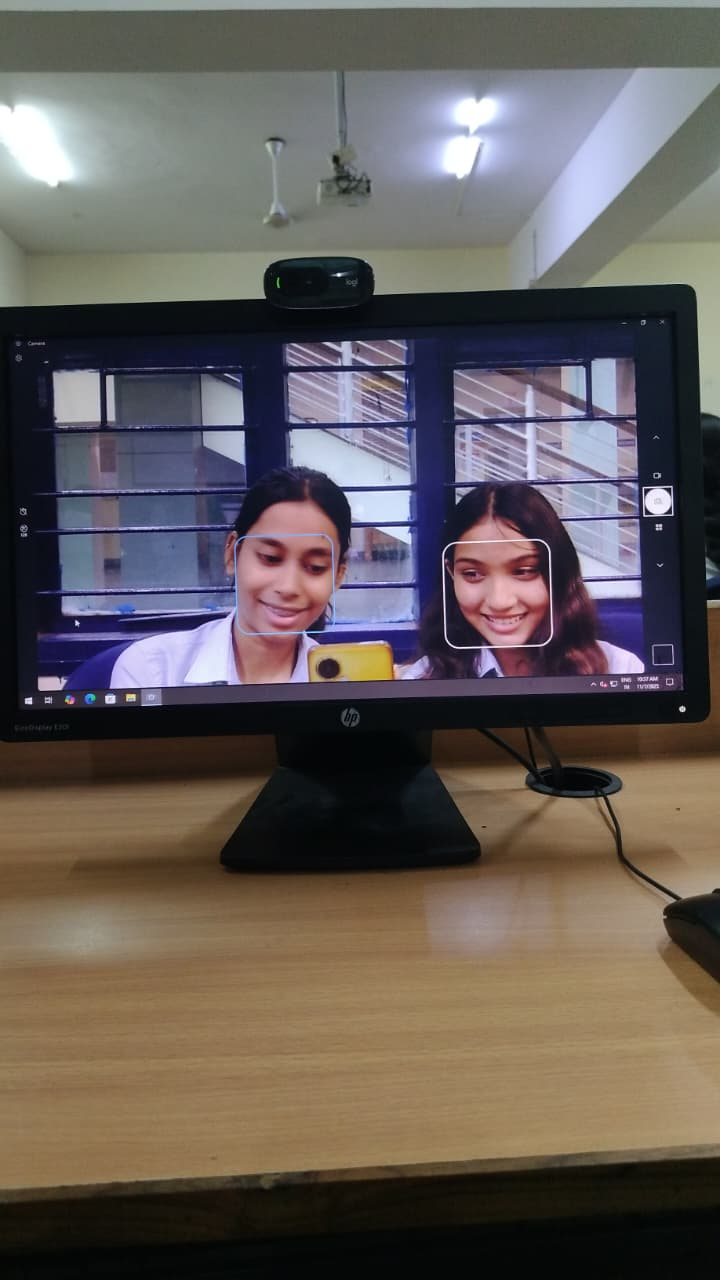
#> input picture uploads/WhatsApp Image 2025-12-03 at 23.41.46.jpeg, 720 x 1280 px, given in place of the camera
$ python capture_images.py 'uploads/WhatsApp Image 2025-12-03 at 23.41.46.jpeg' 'uploads/WhatsApp Image 2025-12-03 at 23.41.46.jpeg'
#> lines starting #> are read from the running program, lines starting #| are printed output that depends on the picture; after the words box and inside, x2 and y2 are one past the last pixel; in counts of white or black regions, pixels touching at a corner belong together
# capture_images.py
import cv2
import os
import sys
from datetime import datetime

if len(sys.argv) < 3:
    print("Usage: python capture_images.py <student_id> <student_name>")
    sys.exit(1)

student_id = sys.argv[1].strip()
student_name = sys.argv[2].strip().replace(" ", "_")  # keep folder safe

dataset_root = "dataset"
folder = os.path.join(dataset_root, f"{student_id}_{student_name}")
os.makedirs(folder, exist_ok=True)

haar_path = "haarcascades/haarcascade_frontalface_default.xml"
face_cascade = cv2.CascadeClassifier(haar_path)
if face_cascade.empty():
    print("❌ Could not load Haar cascade. Check path:", haar_path)
    sys.exit(1)

cap = cv2.VideoCapture(0)
if not cap.isOpened():
    print("❌ Cannot open camera.")
    sys.exit(1)

count = 0
MAX_IMAGES = 40  # number of images to capture

print(f"📸 Capturing images for {student_name} into {folder}. Press 'q' to stop early.")

while True:
    ret, frame = cap.read()
#> frame is the input picture: shape (1280, 720, 3); mean B, G, R 88.2, 91.6, 99.6
    if not ret:
        print("⚠️ Failed to read from camera.")
        break

    gray = cv2.cvtColor(frame, cv2.COLOR_BGR2GRAY)
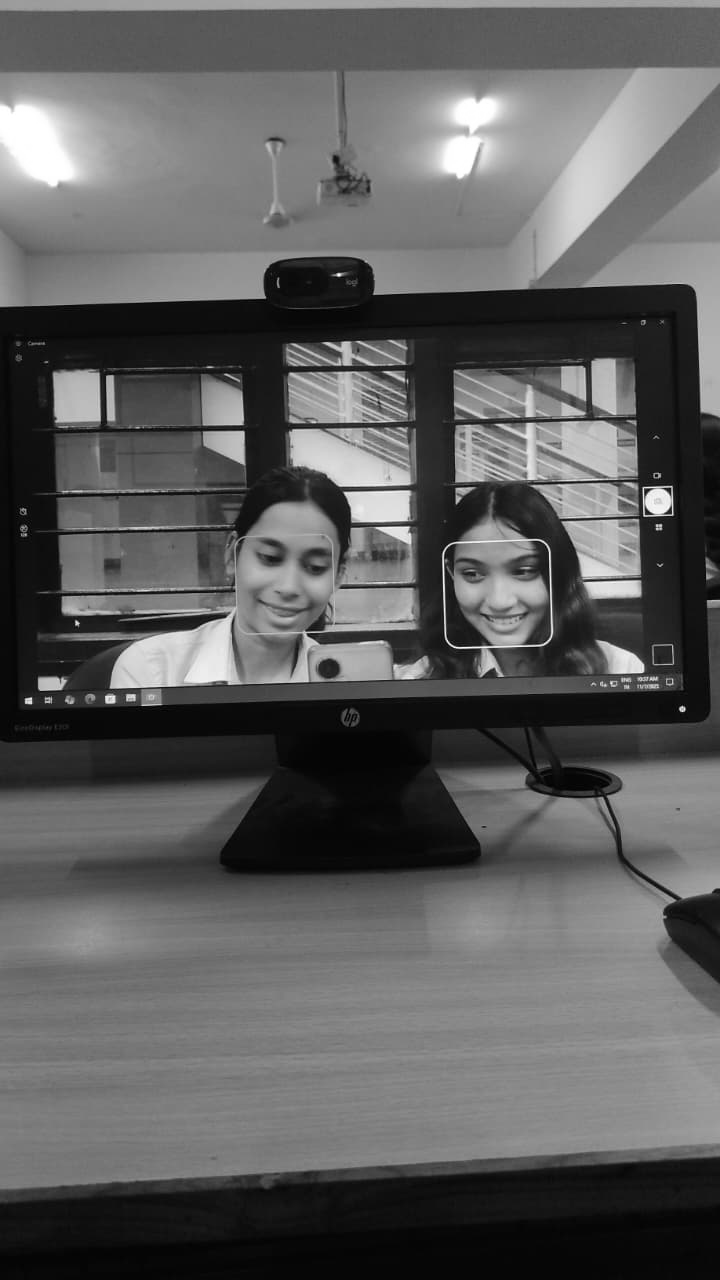
#> gray: shape (1280, 720); min 0, max 255, mean 93.6
    faces = face_cascade.detectMultiScale(gray, scaleFactor=1.1, minNeighbors=5, minSize=(80, 80))
#> faces = [[434, 522, 127, 127], [222, 506, 140, 140]]

    for (x, y, w, h) in faces:
        # Expand the box slightly for better coverage
        pad = int(0.15 * w)
        x1 = max(0, x - pad)
        y1 = max(0, y - pad)
        x2 = min(frame.shape[1], x + w + pad)
        y2 = min(frame.shape[0], y + h + pad)

        face = gray[y1:y2, x1:x2]
        face_resized = cv2.resize(face, (200, 200))  # fixed size used for training & recognition

        count += 1
        img_path = os.path.join(folder, f"{student_id}_{student_name}_{count}.jpg")
        cv2.imwrite(img_path, face_resized)

        cv2.rectangle(frame, (x1, y1), (x2, y2), (0, 255, 0), 2)
        cv2.putText(frame, f"Captured: {count}/{MAX_IMAGES}", (10, 30), cv2.FONT_HERSHEY_SIMPLEX, 0.8, (0,255,0), 2)
#> this loop made 2 passes
#> (x, y, w, h, pad, x1, y1, x2) on passes 1 to 2: (434, 522, 127, 127, 19, 415, 503, 580), (222, 506, 140, 140, 21, 201, 485, 383)
#> pass 1, `face = gray[y1:y2, x1:x2]`:
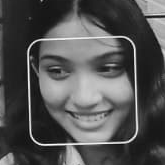
#> face: shape (165, 165); min 4, max 251, mean 82.1
#> pass 1, `face_resized = cv2.resize(face, (200, 200))`:
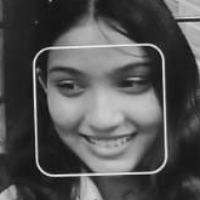
#> face_resized: shape (200, 200); min 9, max 241, mean 82
#> pass 2, `face = gray[y1:y2, x1:x2]`:
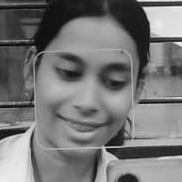
#> face: shape (182, 182); min 7, max 244, mean 118.1
#> pass 2, `face_resized = cv2.resize(face, (200, 200))`:
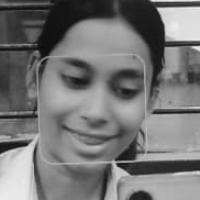
#> face_resized: shape (200, 200); min 10, max 238, mean 118
#> after the loop:
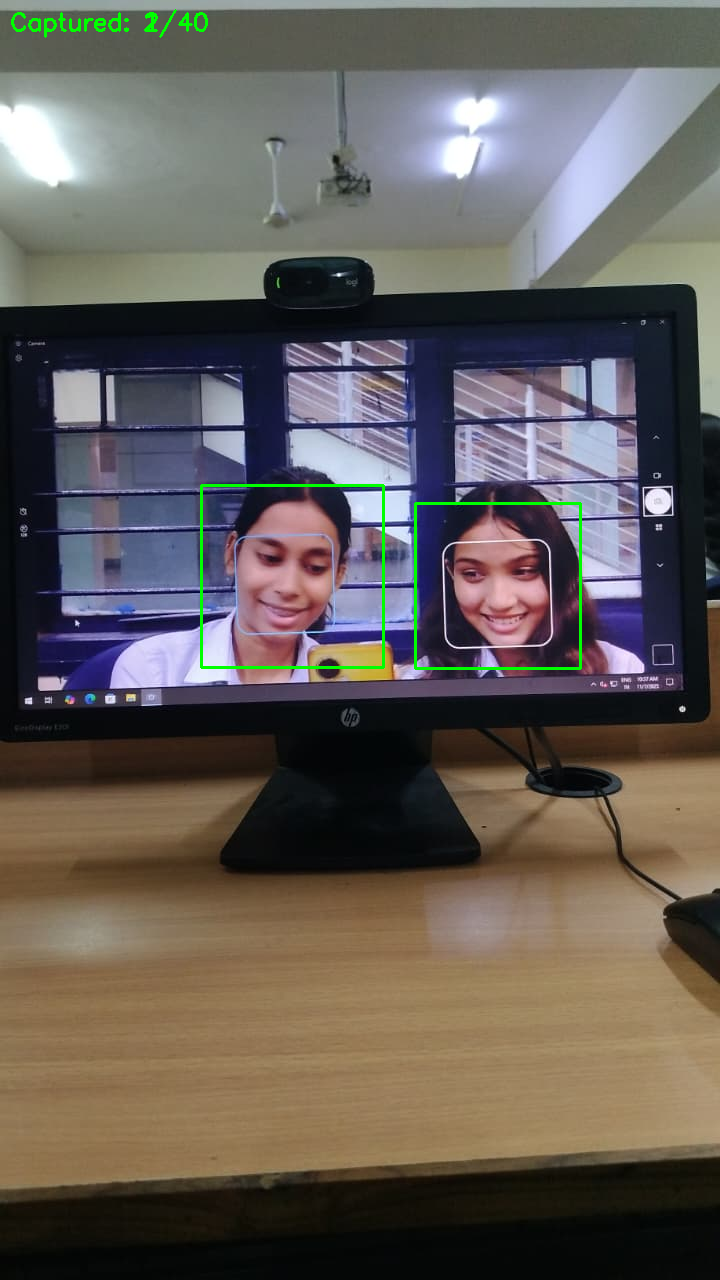
#> frame: shape (1280, 720, 3); 0.6% of pixels changed, all inside (x1, y1, x2, y2) = (11, 9, 582, 670)
#> after the loop, count = 2

    cv2.imshow(f"Capturing {student_name} - Press 'q' to stop", frame)
    key = cv2.waitKey(1) & 0xFF
#> (key q is pressed here)
    if key == ord('q'):
        break
    if count >= MAX_IMAGES:
        break

cap.release()
cv2.destroyAllWindows()

print(f"✅ Captured {count} images for {student_name} into {folder}")
#| ✅ Captured 2 images for uploads/WhatsApp_Image_2025-12-03_at_23.41.46.jpeg into dataset/uploads/WhatsApp Image 2025-12-03 at 23.41.46.jpeg_uploads/WhatsApp_Image_2025-12-03_at_23.41.46.jpeg
